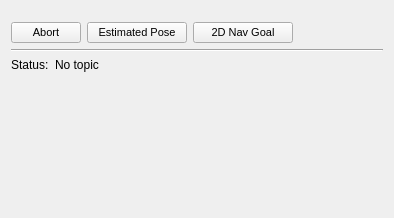
<?xml version="1.0" encoding="UTF-8"?>
<ui version="4.0">
 <class>move_base_control_config</class>
 <widget class="QWidget" name="move_base_control_config">
  <property name="geometry">
   <rect>
    <x>0</x>
    <y>0</y>
    <width>394</width>
    <height>218</height>
   </rect>
  </property>
  <property name="windowTitle">
   <string>Form</string>
  </property>
  <property name="styleSheet">
   <string notr="true"/>
  </property>
  <layout class="QVBoxLayout" name="verticalLayout">
   <item>
    <layout class="QHBoxLayout" name="horizontalLayout_1">
     <property name="topMargin">
      <number>11</number>
     </property>
     <item>
      <widget class="QPushButton" name="pushButtonAbort">
       <property name="minimumSize">
        <size>
         <width>70</width>
         <height>0</height>
        </size>
       </property>
       <property name="maximumSize">
        <size>
         <width>70</width>
         <height>16777215</height>
        </size>
       </property>
       <property name="font">
        <font>
         <pointsize>8</pointsize>
        </font>
       </property>
       <property name="text">
        <string>Abort</string>
       </property>
       <property name="icon">
        <iconset resource="../../../mapviz/mapviz/src/resources/icons.qrc">
         <normaloff>:/images/remove-icon-th.png</normaloff>:/images/remove-icon-th.png</iconset>
       </property>
      </widget>
     </item>
     <item>
      <widget class="QPushButton" name="pushButtonInitialPose">
       <property name="minimumSize">
        <size>
         <width>100</width>
         <height>0</height>
        </size>
       </property>
       <property name="maximumSize">
        <size>
         <width>110</width>
         <height>16777215</height>
        </size>
       </property>
       <property name="font">
        <font>
         <pointsize>8</pointsize>
        </font>
       </property>
       <property name="text">
        <string>Estimated Pose</string>
       </property>
       <property name="icon">
        <iconset resource="../src/resources/grape_icons.qrc">
         <normaloff>:/grape/images/green-arrow.png</normaloff>:/grape/images/green-arrow.png</iconset>
       </property>
       <property name="checkable">
        <bool>true</bool>
       </property>
      </widget>
     </item>
     <item>
      <widget class="QPushButton" name="pushButtonGoalPose">
       <property name="minimumSize">
        <size>
         <width>100</width>
         <height>0</height>
        </size>
       </property>
       <property name="maximumSize">
        <size>
         <width>100</width>
         <height>16777215</height>
        </size>
       </property>
       <property name="font">
        <font>
         <pointsize>8</pointsize>
        </font>
       </property>
       <property name="text">
        <string>2D Nav Goal</string>
       </property>
       <property name="icon">
        <iconset resource="../src/resources/grape_icons.qrc">
         <normaloff>:/grape/images/green-arrow.png</normaloff>:/grape/images/green-arrow.png</iconset>
       </property>
       <property name="checkable">
        <bool>true</bool>
       </property>
      </widget>
     </item>
     <item>
      <spacer name="horizontalSpacer">
       <property name="orientation">
        <enum>Qt::Horizontal</enum>
       </property>
       <property name="sizeHint" stdset="0">
        <size>
         <width>40</width>
         <height>20</height>
        </size>
       </property>
      </spacer>
     </item>
    </layout>
   </item>
   <item>
    <widget class="Line" name="line">
     <property name="orientation">
      <enum>Qt::Horizontal</enum>
     </property>
    </widget>
   </item>
   <item>
    <layout class="QHBoxLayout" name="horizontalLayout_2" stretch="0,1">
     <item>
      <widget class="QLabel" name="label_status">
       <property name="font">
        <font/>
       </property>
       <property name="text">
        <string>Status:</string>
       </property>
      </widget>
     </item>
     <item>
      <widget class="QLabel" name="status">
       <property name="font">
        <font/>
       </property>
       <property name="styleSheet">
        <string notr="true"/>
       </property>
       <property name="text">
        <string>No topic</string>
       </property>
       <property name="wordWrap">
        <bool>true</bool>
       </property>
      </widget>
     </item>
    </layout>
   </item>
   <item>
    <spacer name="verticalSpacer">
     <property name="orientation">
      <enum>Qt::Vertical</enum>
     </property>
     <property name="sizeHint" stdset="0">
      <size>
       <width>20</width>
       <height>40</height>
      </size>
     </property>
    </spacer>
   </item>
  </layout>
 </widget>
 <resources>
  <include location="../../../mapviz/mapviz/src/resources/icons.qrc"/>
  <include location="../src/resources/grape_icons.qrc"/>
 </resources>
 <connections/>
 <slots>
  <slot>SelectColor()</slot>
  <slot>SelectTopic()</slot>
  <slot>TopicEdited()</slot>
  <slot>PositionToleranceChanged(double)</slot>
  <slot>AngleToleranceChanged(double)</slot>
 </slots>
</ui>
